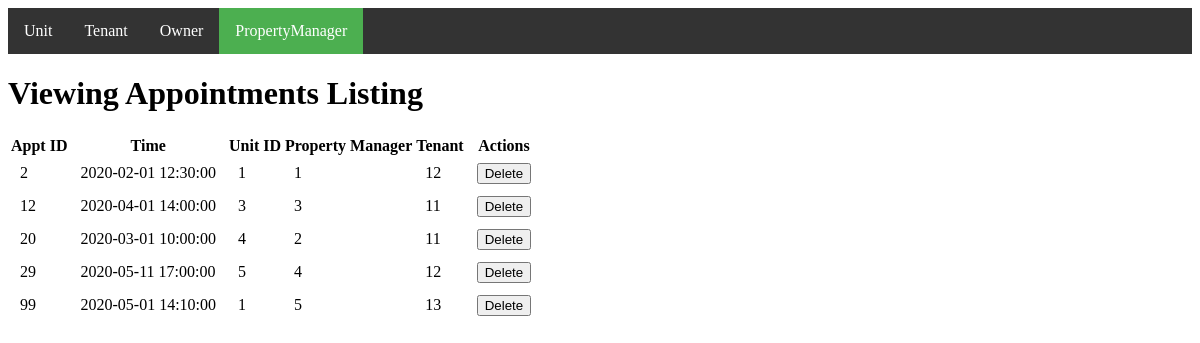
The page / on the database its author committed.
### tables this page shows
CREATE TABLE ViewingAppointments (
    ApptID int,
    Time DATETIME,
    UnitID int NOT NULL,
    PropertyManagerID int NOT NULL,
    TenantID int NOT NULL,
    PRIMARY KEY (ApptID),
    FOREIGN KEY (PropertyManagerID) REFERENCES PropertyManagers(PropertyManagerID),
    FOREIGN KEY (UnitID) REFERENCES Units(UnitID),
    FOREIGN KEY (TenantID) REFERENCES Tenants(TenantID) );

### app/Controller/Controller.php (called while the page is built, shortened)
<?php
class Controller
{
    public function view($view, $data = []) {
        require_once '../app/View/' . $view . '.php';
    }
}

### app/Controller/ViewingAppointmentController.php (called while the page is built)
<?php
class ViewingAppointmentController extends Controller
{
    protected $model;
    public function __construct() {
        $this->model = $this->model("ViewingAppointment");
    }
    public function index() {
        $appointments = $this->model->getAllAppointments();
        $this->view('viewappointment/index', [
           "appointments" => $appointments
        ]);
    }
}

### app/core/App.php (called while the page is built, shortened)
<?php
class App
{
    protected $method = "index";
    public function __construct()
    {
        $url = $this->parseUrl();
        $this->controller = new $this->controller;
        $this->params = $url ? array_values($url) : [];
        call_user_func_array([$this->controller, $this->method], $this->params);
    }
}

### public/index.php (called while the page is built, shortened)
<?php
$app = new App();

### app/Model/ViewingAppointment.php (called while the page is built, shortened)
<?php
class ViewingAppointment
{
    public function getAllAppointments() {
        $conn = new Connection();
        $connection = $conn->openConnection();
        $sql = "SELECT * FROM ViewingAppointments";
        $results = $connection->query($sql);
        return $results;
    }
}

### app/View/viewappointment/index.php (the view, shortened to what this page needs)
<html>
    <head>
        <link rel="stylesheet" type="text/css" href="/css/common.css" media="screen"/>
    </head>
    <body>
        <?php $activeTab = 3;
        include('../app/View/header.php');  ?>
        <h1>Viewing Appointments Listing</h1>
        <table>
            <thead>
                <tr>
                    <th>Appt ID</th>
                    <th>Time</th>
                    <th>Unit ID</th>
                    <th>Property Manager</th>
                    <th>Tenant</th>
                    <th>Actions</th>
                </tr>
            </thead>
            <tbody>
            <?php
            foreach ($data["appointments"] as $key => $appointment):?>
                <tr>
                    <td><?= $appointment["ApptID"] ?></td>
                    <td><?= $appointment["Time"] ?></td>
                    <td><?= $appointment["UnitID"] ?></td>
                    <td><?= $appointment["PropertyManagerID"] ?></td>
                    <td><?= $appointment["TenantID"] ?></td>
                    <td> <button onclick="deleteAppointment()">Delete</button>
                    </td>
                </tr>
            <?php endforeach;?>
            </tbody>
        </table>
    </body>
</html>

### public/css/common.css (style rules this page uses)
.units-table th, td { padding: 5px 10px; }

### rows shown on the page
viewingappointments: ApptID "2", Time "2020-02-01 12:30:00", UnitID "1", PropertyManagerID "1", TenantID "12"
viewingappointments: ApptID "12", Time "2020-04-01 14:00:00", UnitID "3", PropertyManagerID "3", TenantID "11"
viewingappointments: ApptID "20", Time "2020-03-01 10:00:00", UnitID "4", PropertyManagerID "2", TenantID "11"
viewingappointments: ApptID "29", Time "2020-05-11 17:00:00", UnitID "5", PropertyManagerID "4", TenantID "12"
viewingappointments: ApptID "99", Time "2020-05-01 14:10:00", UnitID "1", PropertyManagerID "5", TenantID "13"

### other values the page prints
$option[1] "Unit"
$option[1] "Tenant"
$option[1] "Owner"
$option[1] "PropertyManager"
